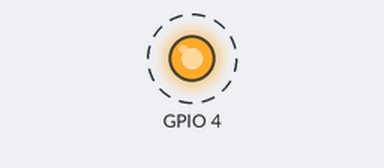
The sketch below on a simulated ESP8266 (NodeMCU). On the bench: output pins drawn as LEDs (lit = HIGH). Dashed ring = blinking. What the sketch prints to the serial monitor is not drawn.

Above: at 0.2 s.
Timing chart, 0 to 3.0 s (numbered marks = the images above):
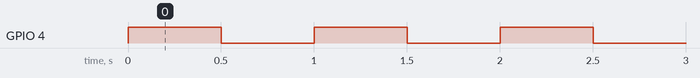

Measured:
- by itself, GPIO 4: alternates HIGH for 0.50 s and LOW for 0.50 s

The sketch:

blinky.ino
```cpp
#include "Arduino.h"

#ifdef ESP82666
  #define LED_PIN 2
#endif

#ifndef LED_PIN
  #define LED_PIN 13
#endif

#ifdef TEENSYDUINO
// Physical pins 2+3 (or labelled 0,1) NOT 8,10 as per the Eagle diagram?
#define Serial Serial1
#endif

void setup()
{
  pinMode(LED_PIN, OUTPUT);     // set pin as output
  Serial.begin(115200);
  Serial.println("Hello, World from PlatformIO");
}
int i=0;
void loop()
{
  Serial.print("Loop ");
  Serial.println(i);
  i++;
  digitalWrite(LED_PIN, HIGH);
  delay(500);
  digitalWrite(LED_PIN, LOW);
  delay(500);
}
```
